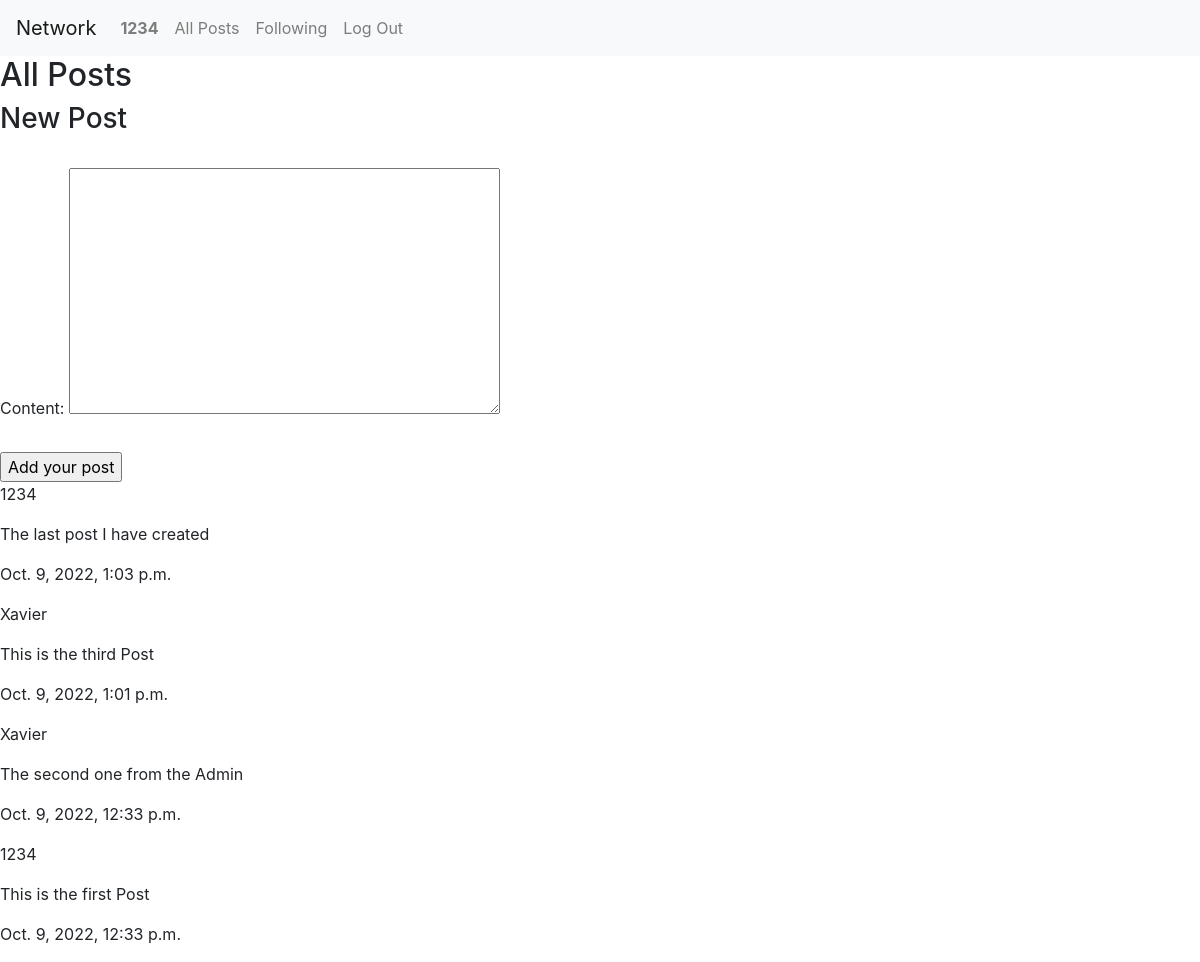
/ (signed in), run on the app's committed database.
### network/models.py (models this page shows, shortened)
class User(AbstractUser):
    pass

class Post(models.Model):
    poster = models.ForeignKey(
        User, on_delete=models.CASCADE, related_name="poster")
    content = models.TextField()
    creation_date = models.DateTimeField(auto_now=False, auto_now_add=True)
    modification_date = models.DateTimeField(auto_now=False, auto_now_add=True)

### network/views.py (the view)
# urls.py: path("", views.index, name="index"),
def index(request):
    return render(request, "network/index.html", {
        "posts": Post.objects.order_by('-creation_date').all(),
        "post": createPostForm()
    })

### network/forms.py
class createPostForm(ModelForm):
    class Meta:
        model = Post
        fields = [
            'content'
        ]

### network/templates/network/index.html (shortened to what this page needs)
{% extends "network/layout.html" %} {% block body %}
<div class="header">
  <h2>All Posts</h2>
</div>
<div class="posts">
  {% if user.is_authenticated %}
  <h3>New Post</h3>
  <br />
  <form action="{% url 'post' %}" method="POST">
    {% csrf_token %} {{ post }} <br /><br />
    <input type="submit" value="Add your post" />
  </form>
  {% endif %} {% for post in posts %}
  <div class="post">
    <p>{{ post.poster }}</p>
    <p>{{ post.content }}</p>
    <p>{{ post.creation_date}}</p>
  </div>
  {% endfor %}
</div>
{% endblock %}

### network/templates/network/layout.html (shortened to what this page needs)
{% load static %}
<!DOCTYPE html>
<html lang="en">
    <head>
        <link rel="stylesheet" href="https://stackpath.bootstrapcdn.com/bootstrap/4.4.1/css/bootstrap.min.css">
        <link href="{% static 'network/styles.css' %}" rel="stylesheet">
    </head>
    <body>
        <nav class="navbar navbar-expand-lg navbar-light bg-light">
            <a class="navbar-brand" href="#">Network</a>
            <div>
              <ul class="navbar-nav mr-auto">
                {% if user.is_authenticated %}
                    <li class="nav-item">
                        <a class="nav-link" href="#"><strong>{{ user.username }}</strong></a>
                    </li>
                {% endif %}
                <li class="nav-item">
                  <a class="nav-link" href="{% url 'index' %}">All Posts</a>
                </li>
                {% if user.is_authenticated %}
                    <li class="nav-item">
                        <a class="nav-link" href="#">Following</a>
                    </li>
                    <li class="nav-item">
                        <a class="nav-link" href="{% url 'logout' %}">Log Out</a>
                    </li>
                {% endif %}
              </ul>
            </div>
          </nav>
        <div class="body">
            {% block body %}
            {% endblock %}
        </div>
    </body>
</html>

### data on the page
User: username "1234"
Post: poster "1234", content "The last post I have created", creation_date "Oct. 9, 2022, 1:03 p.m."
Post: poster "Xavier", content "This is the third Post", creation_date "Oct. 9, 2022, 1:01 p.m."
Post: poster "Xavier", content "The second one from the Admin", creation_date "Oct. 9, 2022, 12:33 p.m."
Post: poster "1234", content "This is the first Post", creation_date "Oct. 9, 2022, 12:33 p.m."
